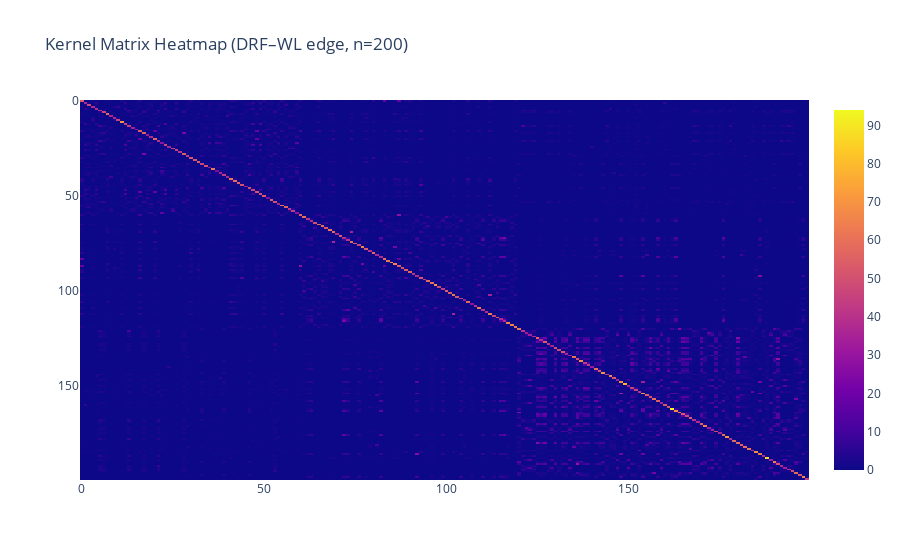

This figure's notebook cell:
### Markdown cell above
### DRF–WL Kernel Matrix (edge features)

This heatmap visualizes the kernel matrix computed using the DRF–WL edge kernel for a subset of reactions.
Each entry \(K_{ij}\) represents the multiset intersection between the DRF–WL feature representations of reaction \(i\) and reaction \(j\).

The bright diagonal indicates high self-similarity, as each reaction shares all its features with itself.
Most off-diagonal entries are close to zero, which reflects the sparsity of the DRF representation:  
DRF removes all static molecular structure and retains only features corresponding to reaction-specific changes.

Non-zero off-diagonal values highlight pairs of reactions that share similar bond-change patterns.
This confirms that the DRF–WL kernel captures meaningful similarities between reactions while remaining highly selective.

### Code cell
mode = "edge"   # "edge" | "vertex" | "sp"
n = 200

K_drf, y_small = build_kernel_matrix_from_loaded(
    X_drf, y_drf,
    mode=mode,
    n=n,
)

stats = kernel_matrix_stats(K_drf)
print("Kernel matrix stats:", stats)

fig = px.imshow(
    K_drf,
    title=f"Kernel Matrix Heatmap (DRF–WL {mode}, n={n})",
    aspect="auto",
)
fig.show()

### Figure 1 — Plotly figure (JSON) as saved in the notebook; plotly's stock layout.template omitted (floating-point values rounded to 4 significant figures; data arrays with more than 128 entries replaced by an {"elided": "..."} marker saying what was removed)
{"data": [{"coloraxis": "coloraxis", "hovertemplate": "x: %{x}<br>y: %{y}<br>color: %{z}<extra></extra>", "name": "0", "type": "heatmap", "xaxis": "x", "yaxis": "y", "z": {"elided": "200x200 float values"}}], "layout": {"coloraxis": {"colorscale": [[0, "#0d0887"], [0.1111, "#46039f"], [0.2222, "#7201a8"], [0.3333, "#9c179e"], [0.4444, "#bd3786"], [0.5556, "#d8576b"], [0.6667, "#ed7953"], [0.7778, "#fb9f3a"], [0.8889, "#fdca26"], [1, "#f0f921"]]}, "title": {"text": "Kernel Matrix Heatmap (DRF–WL edge, n=200)"}, "xaxis": {"anchor": "y", "domain": [0, 1]}, "yaxis": {"anchor": "x", "autorange": "reversed", "domain": [0, 1]}}}
